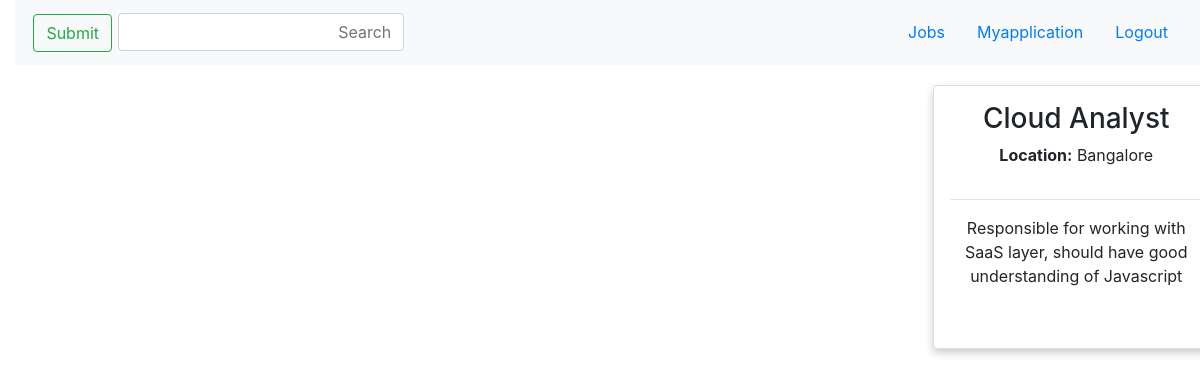
The page /myapplication.php (signed in) on the database its author committed.
### tables this page shows
CREATE TABLE `applications` (
  `id` int(11) NOT NULL,
  `userid` int(11) NOT NULL,
  `jobid` int(20) NOT NULL
);

CREATE TABLE `job` (
  `id` int(10) NOT NULL,
  `title` varchar(50) NOT NULL,
  `category` varchar(20) NOT NULL,
  `location` varchar(20) NOT NULL,
  `details` varchar(100) NOT NULL
);

### myapplication.php (the view, shortened to what this page needs)
<?php
include('conn.php');
?>
<!doctype html>
<html lang="ar" dir="rtl">
  <head>
    <link rel="stylesheet" href="https://maxcdn.bootstrapcdn.com/bootstrap/4.0.0/css/bootstrap.min.css">
  </head>
  <body>
  <nav class="navbar bg-light">
  <div class="container-fluid text-left">
    <form class="d-flex">
    <a class="nav-link" href="http://localhost/Dashboard/logout.php">Logout</a>
    <a class="nav-link" href="myapplication.php">Myapplication</a>
    <a class="nav-link" href="http://localhost/Dashboard/loginform.php">Jobs</a>
    </form>
    <form class="navbar-brand text-center" method="Post" action="myapplication.php">
      <input style="display:inline-block;width:80%;" class="form-control me-2" id="searchtext" name="searchtext" type="text" placeholder="Search">
      <input type="submit" id="searchbtn" class="btn btn-outline-success" name="searchbtn">
    </form>
  </div>
</nav>
</head>
<?php
if(isset($_POST["searchbtn"]))
{
  $search=$_POST["searchtext"];
  $query="select * from `job`, `applications`
          where job.id=applications.jobid
          and applications.userid='{$_SESSION['userid']}'
          and `title` like '%$search%'";
  $searchresult = mysqli_query($con, $query);
  while($rows = mysqli_fetch_array($searchresult))
    {?>
    <div class="column">
      <div class="card">
        <h3><?php echo $rows["title"]; ?></h3>
        <p><strong>Location:</strong> <?php echo $rows["location"]; ?></p>
        <hr>
        <p style="height:100px;"><?php echo $rows["details"]; ?></p>
        <input type="submit" name="apply" style="margin-top:5px;" class="btn btn-success" value="Apply" />
      </div>
    </div>
    <?php
  }
}
else
{?>
<body>
<div class="row">
<?php
  $query = "SELECT * FROM job, applications WHERE job.id=applications.jobid and applications.userid='{$_SESSION['userid']}'";
  $result = mysqli_query($con, $query);
    while($row = mysqli_fetch_array($result))
    {
    ?>
    <div class="column">
      <form method="post" action="loginform.php">
      <div class="card">
        <h3><?php echo $row["title"]; ?></h3>
        <p><strong>Location:</strong> <?php echo $row["location"]; ?></p>
        <hr>
        <p style="height:100px;"><?php echo $row["details"]; ?></p>
      </div>
      </form>
    </div>
    <?php
  }?>
  </div>
<?php
}?>

### myapplication.php (style rules this page uses)
* { box-sizing: border-box; }
body { font-family: Arial, Helvetica, sans-serif; }
.column { float: left; width: 25%; padding: 0 10px; }
.row { margin: 0 -5px; }
.row:after { content: ""; display: table; clear: both; }
.card { box-shadow: 0 4px 8px 0 rgba(0, 0, 0, 0.2); padding: 16px; margin-top:20px; text-align: center; background-color: #f1f1f1; }

### rows shown on the page
applications: jobid.title "Cloud Analyst", jobid.location "Bangalore", jobid.details "Responsible for working with SaaS layer, should have good understanding of Javascript"
